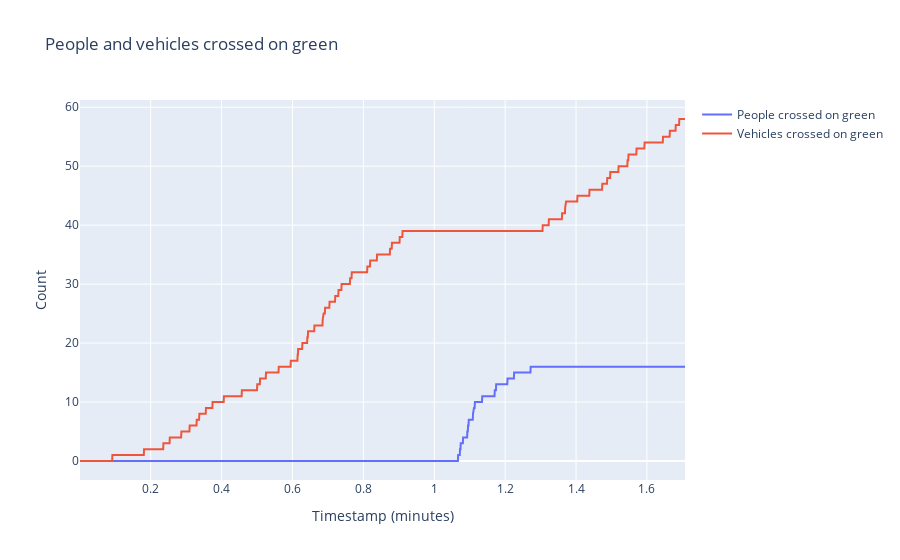
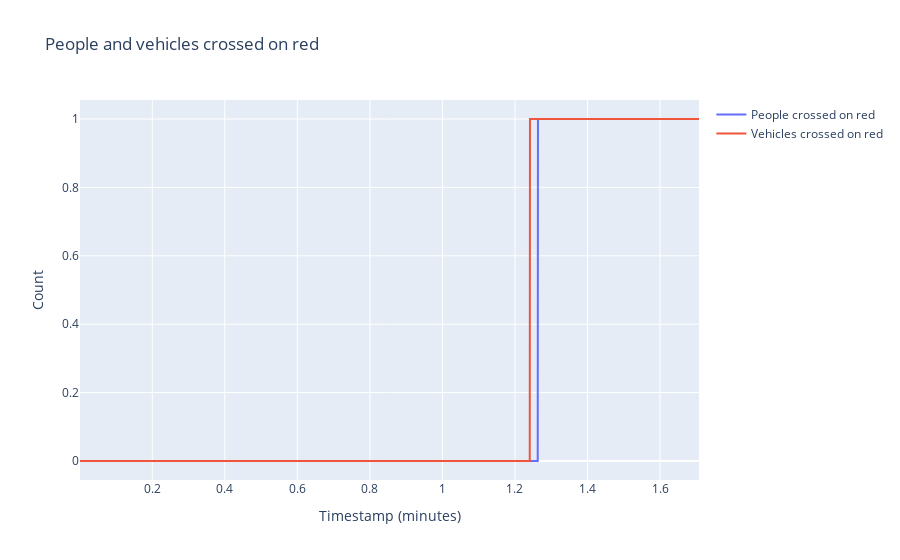
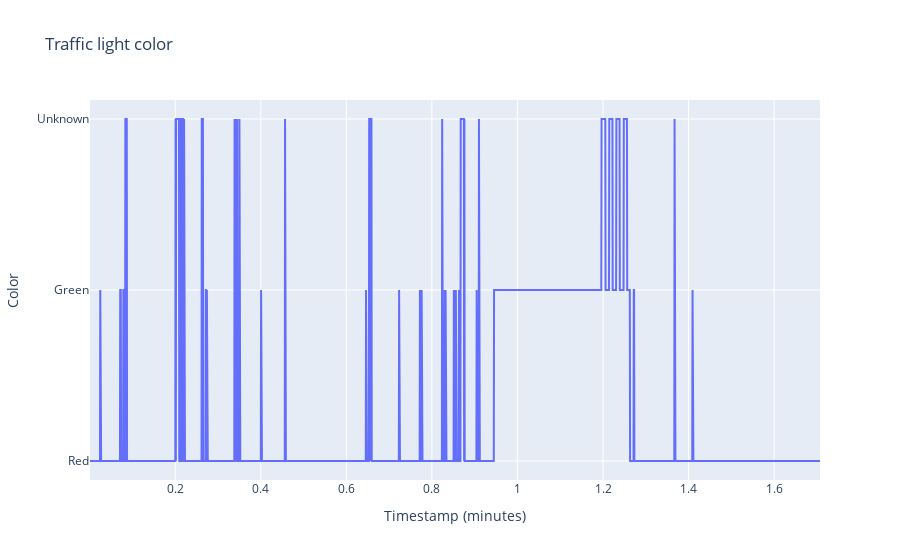

Notebook code cell kept with these figures, in order:
### Markdown cell above
# Statistics

### Code cell
import plotly.graph_objects as go

fig = go.Figure()

fig.add_trace(go.Scatter(x=statistics["Timestamp"]/60000, y=statistics["People crossed on green"], mode='lines', name='People crossed on green'))
fig.add_trace(go.Scatter(x=statistics["Timestamp"]/60000, y=statistics["Vehicles crossed on green"], mode='lines', name='Vehicles crossed on green'))

fig.update_layout(
    title="People and vehicles crossed on green",
    xaxis_title="Timestamp (minutes)",
    yaxis_title="Count",
    xaxis=dict(
        range=[statistics["Timestamp"].min()/60000, statistics["Timestamp"].max()/60000]
    )
)

fig.show()

fig2 = go.Figure()

fig2.add_trace(go.Scatter(x=statistics["Timestamp"]/60000, y=statistics["People crossed on red"], mode='lines', name='People crossed on red'))
fig2.add_trace(go.Scatter(x=statistics["Timestamp"]/60000, y=statistics["Vehicles crossed on red"], mode='lines', name='Vehicles crossed on red'))

fig2.update_layout(
    title="People and vehicles crossed on red",
    xaxis_title="Timestamp (minutes)",
    yaxis_title="Count",
    xaxis=dict(
        range=[statistics["Timestamp"].min()/60000, statistics["Timestamp"].max()/60000]
    )
)

fig2.show()

fig3 = go.Figure()

fig3.add_trace(go.Scatter(x=statistics["Timestamp"]/60000, y=statistics["Traffic light color"], mode='lines', name='Traffic light color'))

fig3.update_layout(
    title="Traffic light color",
    xaxis_title="Timestamp (minutes)",
    yaxis_title="Color",
    xaxis=dict(
        range=[statistics["Timestamp"].min()/60000, statistics["Timestamp"].max()/60000]
    )
)

fig3.show()


# Save the statistics dataframe to a csv file
statistics.to_csv(f"{HOME}/statistics.csv", index=False)

### Figure 1 — Plotly figure (JSON) as saved in the notebook; plotly's stock layout.template omitted (floating-point values rounded to 4 significant figures; data arrays with more than 128 entries replaced by an {"elided": "..."} marker saying what was removed)
{"data": [{"mode": "lines", "name": "People crossed on green", "type": "scatter", "x": {"elided": "2559 float values"}, "y": {"elided": "2559 int values"}}, {"mode": "lines", "name": "Vehicles crossed on green", "type": "scatter", "x": {"elided": "2559 float values"}, "y": {"elided": "2559 int values"}}], "layout": {"title": {"text": "People and vehicles crossed on green"}, "xaxis": {"range": [0.0006667, 1.707], "title": {"text": "Timestamp (minutes)"}}, "yaxis": {"title": {"text": "Count"}}}}

### Figure 2 — Plotly figure (JSON) as saved in the notebook; plotly's stock layout.template omitted (floating-point values rounded to 4 significant figures; data arrays with more than 128 entries replaced by an {"elided": "..."} marker saying what was removed)
{"data": [{"mode": "lines", "name": "People crossed on red", "type": "scatter", "x": {"elided": "2559 float values"}, "y": {"elided": "2559 int values"}}, {"mode": "lines", "name": "Vehicles crossed on red", "type": "scatter", "x": {"elided": "2559 float values"}, "y": {"elided": "2559 int values"}}], "layout": {"title": {"text": "People and vehicles crossed on red"}, "xaxis": {"range": [0.0006667, 1.707], "title": {"text": "Timestamp (minutes)"}}, "yaxis": {"title": {"text": "Count"}}}}

### Figure 3 — Plotly figure (JSON) as saved in the notebook; plotly's stock layout.template omitted (floating-point values rounded to 4 significant figures; data arrays with more than 128 entries replaced by an {"elided": "..."} marker saying what was removed)
{"data": [{"mode": "lines", "name": "Traffic light color", "type": "scatter", "x": {"elided": "2559 float values"}, "y": {"elided": "2559 str values"}}], "layout": {"title": {"text": "Traffic light color"}, "xaxis": {"range": [0.0006667, 1.707], "title": {"text": "Timestamp (minutes)"}}, "yaxis": {"title": {"text": "Color"}}}}
